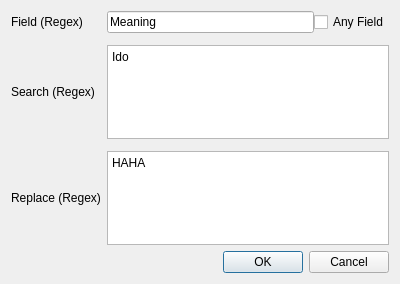
<?xml version="1.0" encoding="UTF-8"?>
<ui version="4.0">
 <class>ReplaceRegexDialog</class>
 <widget class="QDialog" name="ReplaceRegexDialog">
  <property name="geometry">
   <rect>
    <x>0</x>
    <y>0</y>
    <width>400</width>
    <height>284</height>
   </rect>
  </property>
  <property name="windowTitle">
   <string>Replace Regex</string>
  </property>
  <layout class="QVBoxLayout" name="verticalLayout">
   <item>
    <layout class="QGridLayout" name="gridLayout">
     <property name="verticalSpacing">
      <number>12</number>
     </property>
     <item row="0" column="0">
      <widget class="QLabel" name="fieldLabel">
       <property name="text">
        <string>Field (Regex)</string>
       </property>
      </widget>
     </item>
     <item row="1" column="1">
      <widget class="QTextEdit" name="searchEdit">
       <property name="sizePolicy">
        <sizepolicy hsizetype="Expanding" vsizetype="Expanding">
         <horstretch>0</horstretch>
         <verstretch>0</verstretch>
        </sizepolicy>
       </property>
       <property name="lineWrapMode">
        <enum>QTextEdit::NoWrap</enum>
       </property>
       <property name="html">
        <string>&lt;!DOCTYPE HTML PUBLIC &quot;-//W3C//DTD HTML 4.0//EN&quot; &quot;http://www.w3.org/TR/REC-html40/strict.dtd&quot;&gt;
&lt;html&gt;&lt;head&gt;&lt;meta name=&quot;qrichtext&quot; content=&quot;1&quot; /&gt;&lt;style type=&quot;text/css&quot;&gt;
p, li { white-space: pre-wrap; }
&lt;/style&gt;&lt;/head&gt;&lt;body style=&quot; font-family:'Sans Serif'; font-size:9pt; font-weight:400; font-style:normal;&quot;&gt;
&lt;p style=&quot; margin-top:0px; margin-bottom:0px; margin-left:0px; margin-right:0px; -qt-block-indent:0; text-indent:0px;&quot;&gt;Ido&lt;/p&gt;&lt;/body&gt;&lt;/html&gt;</string>
       </property>
      </widget>
     </item>
     <item row="1" column="0">
      <widget class="QLabel" name="searchLabel">
       <property name="text">
        <string>Search (Regex)</string>
       </property>
      </widget>
     </item>
     <item row="2" column="0">
      <widget class="QLabel" name="replaceLabel">
       <property name="text">
        <string>Replace (Regex)</string>
       </property>
      </widget>
     </item>
     <item row="2" column="1">
      <widget class="QTextEdit" name="replaceEdit">
       <property name="lineWrapMode">
        <enum>QTextEdit::NoWrap</enum>
       </property>
       <property name="html">
        <string>&lt;!DOCTYPE HTML PUBLIC &quot;-//W3C//DTD HTML 4.0//EN&quot; &quot;http://www.w3.org/TR/REC-html40/strict.dtd&quot;&gt;
&lt;html&gt;&lt;head&gt;&lt;meta name=&quot;qrichtext&quot; content=&quot;1&quot; /&gt;&lt;style type=&quot;text/css&quot;&gt;
p, li { white-space: pre-wrap; }
&lt;/style&gt;&lt;/head&gt;&lt;body style=&quot; font-family:'Sans Serif'; font-size:9pt; font-weight:400; font-style:normal;&quot;&gt;
&lt;p style=&quot; margin-top:0px; margin-bottom:0px; margin-left:0px; margin-right:0px; -qt-block-indent:0; text-indent:0px;&quot;&gt;HAHA&lt;/p&gt;&lt;/body&gt;&lt;/html&gt;</string>
       </property>
      </widget>
     </item>
     <item row="0" column="1">
      <layout class="QHBoxLayout" name="horizontalLayout">
       <item>
        <widget class="QLineEdit" name="fieldEdit">
         <property name="text">
          <string>Meaning</string>
         </property>
        </widget>
       </item>
       <item>
        <widget class="QCheckBox" name="anyFieldCheckBox">
         <property name="text">
          <string>Any Field</string>
         </property>
        </widget>
       </item>
      </layout>
     </item>
    </layout>
   </item>
   <item>
    <widget class="QDialogButtonBox" name="buttonBox">
     <property name="orientation">
      <enum>Qt::Horizontal</enum>
     </property>
     <property name="standardButtons">
      <set>QDialogButtonBox::Cancel|QDialogButtonBox::Ok</set>
     </property>
    </widget>
   </item>
  </layout>
 </widget>
 <resources/>
 <connections>
  <connection>
   <sender>buttonBox</sender>
   <signal>rejected()</signal>
   <receiver>ReplaceRegexDialog</receiver>
   <slot>reject()</slot>
   <hints>
    <hint type="sourcelabel">
     <x>316</x>
     <y>260</y>
    </hint>
    <hint type="destinationlabel">
     <x>286</x>
     <y>274</y>
    </hint>
   </hints>
  </connection>
 </connections>
</ui>
